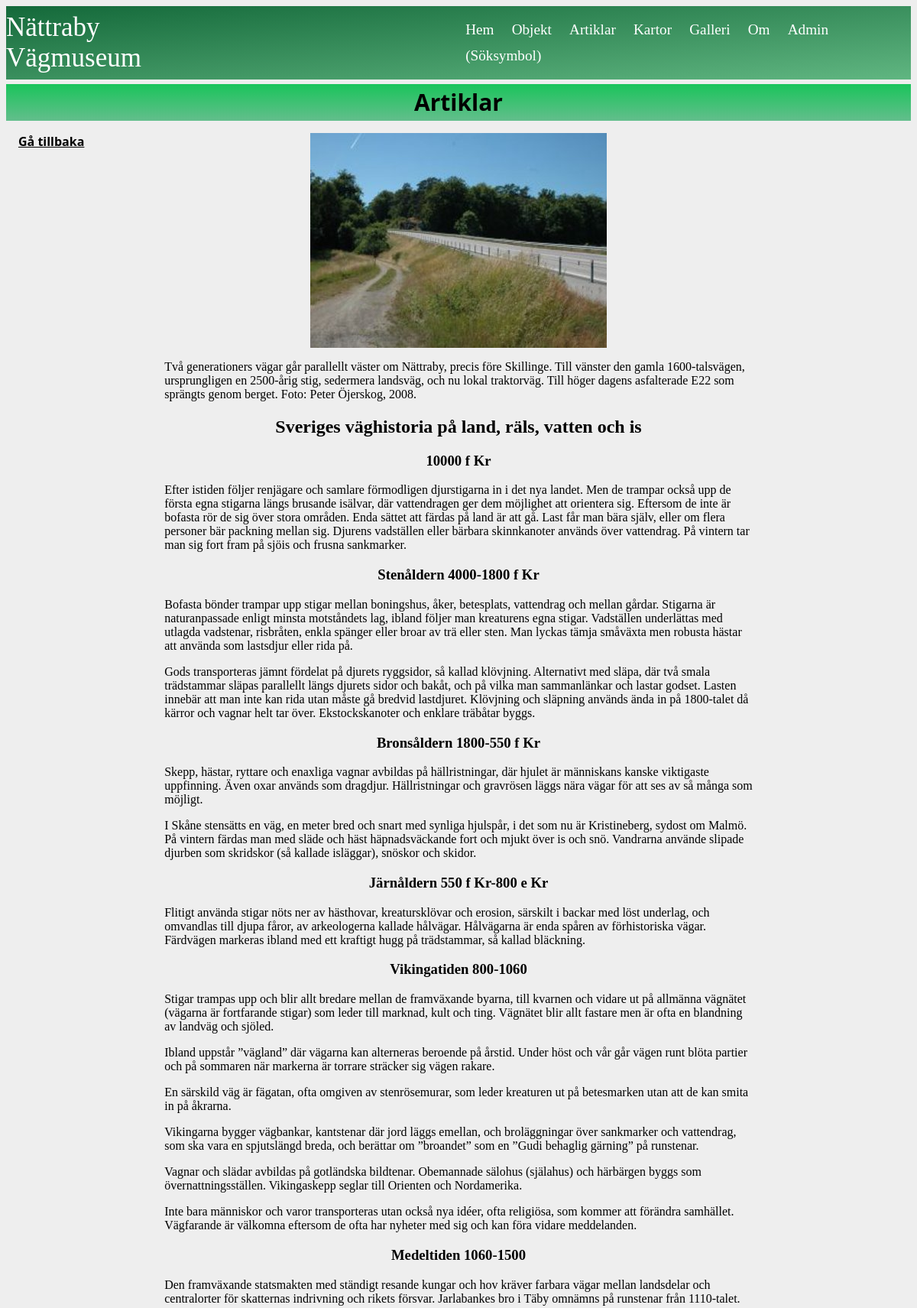
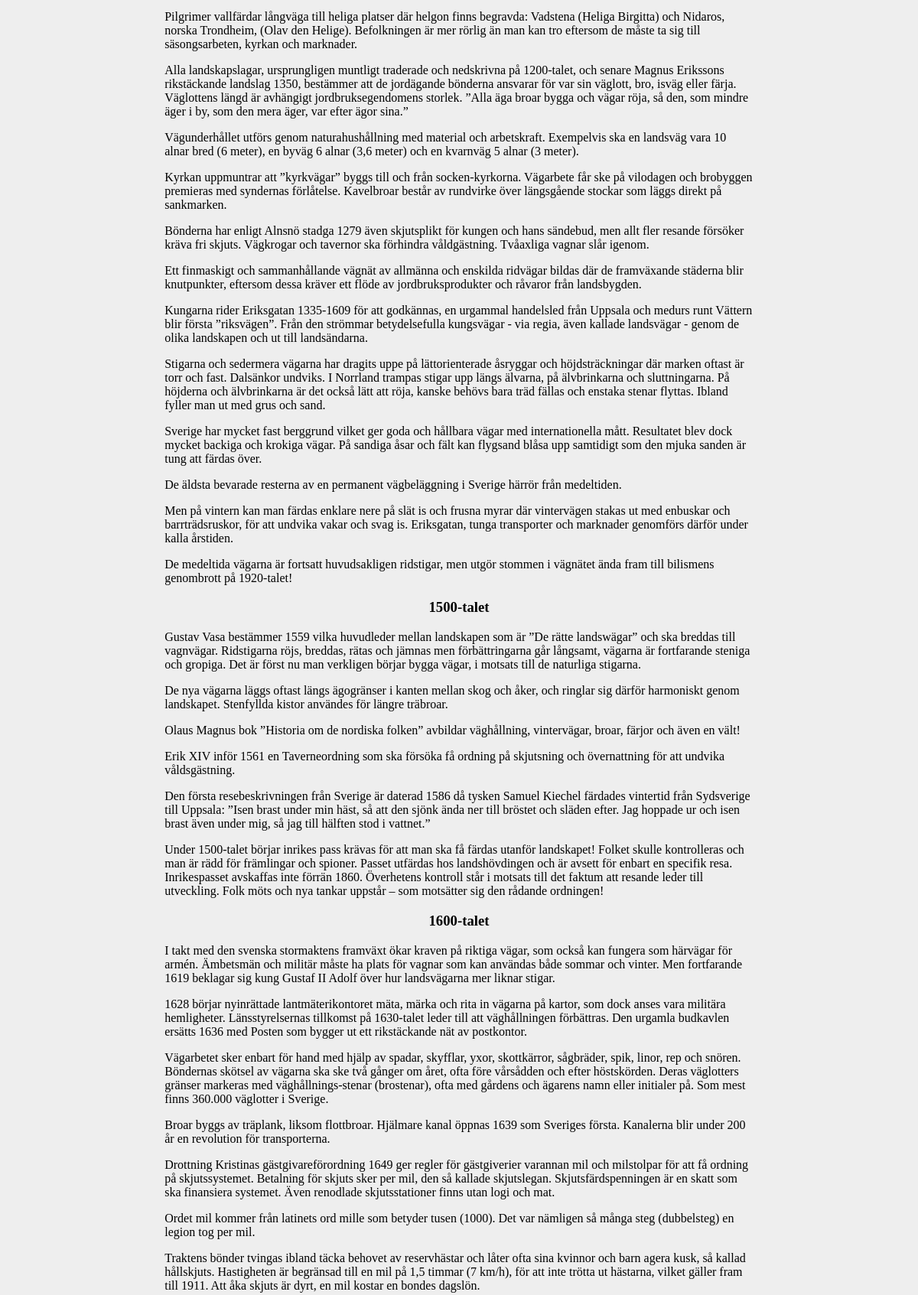
The app's page /article.php?page=article-info&name=sveriges-vaghistoria (upper part) with its own data (2 pictures, top to bottom).
### tables this page shows
CREATE TABLE article
(
    id INTEGER PRIMARY KEY NOT NULL,
    name TEXT UNIQUE NOT NULL,
    title TEXT NOT NULL,
    data TEXT NOT NULL,
    author TEXT NOT NULL,
    gps TEXT,
    mapImage TEXT,
    image1 TEXT,
    image1Alt TEXT,
    image1Text, TEXT,
    image2 TEXT,
    image2Alt TEXT,
    image2Text TEXT
);

### article.php (called while the page is built, shortened)
<?php
require __DIR__ . "/incl/header.php";
require __DIR__ . "/incl/multipage.php";
require __DIR__ . "/incl/footer.php";

### article/article-info.php (the view, shortened to what this page needs)
<?php
$id = null;
$title = null;
$data = null;
$author = null;
$gps = null;
$mapImage = null;
$image1 = null;
$image1Alt = null;
$image1Text = null;
$text = null;
$image2 = null;
$image2Alt = null;
$image2Text = null;
$name = isset($_GET['name'])
    ? $_GET['name'] : null;
if (isset($name)) {
    $sql = "SELECT * FROM article WHERE name = :name";
    $stmt = $db->prepare($sql);
    $stmt->execute([":name" => $name]);
    $res = $stmt->fetchAll(PDO::FETCH_BOTH);
    list($id, $name, $title, $data, $author, $gps, $mapImage, $image1, $image1Alt, $image1Text, $text, $image2, $image2Alt, $image2Text) = $res[0];
}
?>
    <a class="previous-btn" href="article.php">Gå tillbaka</a>
    <div class="text-container">
        <p><?= html_entity_decode($data) ?></p>
</article>

### css/style.css (style rules this page uses)
body { background: #eee; }
.previous-btn { font-weight: bold; font-family: 'Segoe UI', Tahoma, Geneva, Verdana, sans-serif; color: black; float: left; margin-left: 2vh; }
.text-container { width: 65%; margin: auto; text-align: left; }
.text-container h2 { text-align: center; }
.text-container h3 { text-align: center; }
.text-container img { display: block; margin: 2% auto; }

### records on screen
article: data (picture), data "Två generationers vägar går parallellt väster om Nättraby, precis före Skillinge. Till vänster den gamla 1600-talsvägen, ursprungligen en 2500-årig stig, sedermera landsväg, och nu lokal traktorväg. Till höger dagens asfalterade E22 som sprängts genom berget. Foto: Peter Öjerskog, 2008. Sveriges väghistoria på land, räls, vatten och is 10000 f Kr Efter istiden följer renjägare och samlare förmodligen djurstigarna in i det nya landet. Men de trampar också upp de första egna stigarna längs brusande isälvar, där vattendragen ger dem möjlighet att orientera sig. Eftersom de inte är bofasta rör de sig över stora områden. Enda sättet att färdas på land är att gå. Last får man bära själv, eller om…"

### other values on screen
$title "Artiklar"
